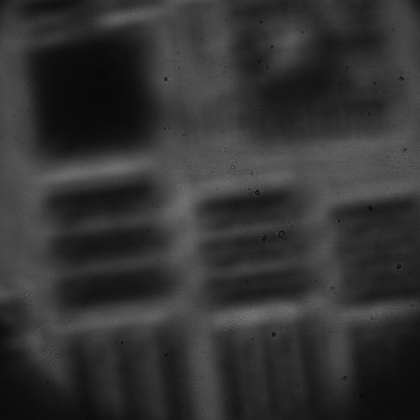
%> input picture Algorithms/hol3..bmp (blue).tif, 420 x 420 px, shrunk from 1024 x 1024 before the run
$ octave full_process.m   (GNU Octave 9; MATLAB toolbox functions it lacks are replaced by stand-ins)
%> lines starting %> are read from the running program, lines starting %| are printed output that depends on the picture
### Algorithms/kreuzer3F.m
% FUNCTION TO RECONSTRUCT AN IN LINE HOLOGRAM WITH THE METHODOLOGY FROM THE
% J躌GEN KREUZER'S PATENT

function [K] = kreuzer3F(CH_m,z,L,lambda,deltax,deltaX,FC,str)

%Square pixels:
deltaY = deltaX;

%Matrix size
[row,~] = size(CH_m);

%Parameters
k = 2*pi/lambda;
W = deltax*row;

%Matriz coordinates
[X,Y] = meshgrid(1:row,1:row);

%Hologram origin coordinates
xo = -W/2;
yo = -W/2;

%Prepared Hologram, coordinates origin
xop = xo * L/sqrt(L^2 + xo^2);
yop = yo * L/sqrt(L^2 + yo^2);

%Pixel size for the prepared hologram
deltaxp = xop/(-row/2);
deltayp = deltaxp;

%Coordinates origin for the reconstruction plane
Yo = -deltaX*(row)/2 ;
Xo = -deltaX*(row)/2 ;

Xp = (deltax)*(X-row/2)*L./realsqrt(L.^2 + (deltax^2)*(X-row/2).^2 + (deltax^2)*(Y-row/2).^2);
Yp = (deltax)*(Y-row/2)*L./realsqrt(L.^2 + (deltax^2)*(X-row/2).^2 + (deltax^2)*(Y-row/2).^2);

%Search for prepared hologram if needed
current_folder = pwd;
file = strcat(current_folder,'\',str);

%Preparation of the hologram when neccesary
if exist(file,'file')==0

    %Prepare holo
    [CHp_m] = prepairholoF(CH_m,xop,yop,Xp,Yp);

%    save(str,'CHp_m');

else

    %load .mat file with the saved prepared hologram
    load(str);

end

%Multiply prepared hologram with propagation phase

Rp = sqrt((L^2)-(deltaxp*X+xop).^2-(deltayp*Y+yop).^2);
r = sqrt((deltaX^2)*((X-row/2).^2+(Y-row/2).^2) + (z)^2);
CHp_m = CHp_m.*((L./Rp).^4).*exp(-0.5*1i*k*(r.^2 - 2*z*L).*Rp./(L^2));
    %%.*exp(0.125*1i*k*((L^2)./Rp).*((r.^2 - 2*z*L).*(Rp./(L^2)).^2).^2);...
    %%.*exp(-(3/48)*1i*k*((L^2)./Rp).*((r.^2 - 2*z*L).*(Rp./(L^2)).^2).^3)...
    %%.*exp((15/384)*1i*k*((L^2)./Rp).*((r.^2 - 2*z*L).*(Rp./(L^2)).^2).^4);

%Padding constant value
pad = row/2;

%Padding on the cosine rowlter
FC = padarray(FC,[pad pad]);

%Convolution operation
%First transform
T1 = CHp_m.*exp((1i*k/(2*L))*( 2*Xo*X*deltaxp + 2*Yo*Y*deltayp + (X).^2*deltaxp*deltaX + (Y).^2*deltayp*deltaY));
T1 = padarray(T1,[pad pad]);
T1 = fftshift(fft2(fftshift(T1.*FC)));

%Second transform
T2 = exp(-1i*(k/(2*L))*((X-row/2).^2*deltaxp*deltaX + (Y-row/2).^2*deltayp*deltaY));
T2 = padarray(T2,[pad pad]);
T2 = fftshift(fft2(fftshift(T2.*FC)));

%Third transform
K = ifftshift(ifftn(ifftshift(T2.*T1)));
K = K(pad+1:pad+row,pad+1:pad+row);

%Multiply by aditional terms after the propagation
% K = K.*deltaxp.*deltayp.*(exp(sqrt(-1)*(k/L)*((Xo+X*deltaX).*xop+(Yo+Y*deltaY).*yop)))...
%     .*exp(sqrt(-1)*(0.5*k/L)*((X-0*row/2).^2*deltaxp*deltaX + (Y-0*row/2).^2*deltayp*deltaY));

### Algorithms/prepairholoF.m
% USER FUNCTION TO PREPARE THE HOLOGRAM USING NEAREST NEIGHBOOR INTERPOLATION
% STRATEGY

function [CHp_m] = prepairholoF(CH_m,xop,yop,Xp,Yp)

[row,~] = size(CH_m);

%New coordinates measured in units of the -2*xop/(row) pixel size
Xcoord = (Xp - xop)/(-2*xop/(row));
Ycoord = (Yp - yop)/(-2*xop/(row));

%Find lowest integer
iXcoord = floor(Xcoord);
iYcoord = floor(Ycoord);

%Assure there isn't null pixel positions
iXcoord(iXcoord==0) = 1;
iYcoord(iYcoord==0) = 1;

% Calculate the fractioning for interpolation
x1frac = (iXcoord + 1.0)-Xcoord;                %upper value to integer
x2frac = 1.0-x1frac;                            %lower value to integer
y1frac = (iYcoord + 1.0)-Ycoord;
y2frac = 1.0-y1frac;

x1y1 = x1frac.*y1frac;                          %Corresponding pixel areas for each direction
x1y2 = x1frac.*y2frac;
x2y1 = x2frac.*y1frac;
x2y2 = x2frac.*y2frac;

%Pre-allocate the prepared hologram
CHp_m = zeros(row);

%Prepare hologram (preparation1 - every pixel remapping)
for it = 1:row-1
    for jt = 1:row-1

        CHp_m(iYcoord(it,jt),iXcoord(it,jt)) = CHp_m(iYcoord(it,jt),iXcoord(it,jt)) + (x1y1(it,jt))*CH_m(it,jt);
        CHp_m(iYcoord(it,jt),iXcoord(it,jt)+1) =  CHp_m(iYcoord(it,jt),iXcoord(it,jt)+1) + (x2y1(it,jt))*CH_m(it,jt);
        CHp_m(iYcoord(it,jt)+1,iXcoord(it,jt)) = CHp_m(iYcoord(it,jt)+1,iXcoord(it,jt)) + (x1y2(it,jt))*CH_m(it,jt);
        CHp_m(iYcoord(it,jt)+1,iXcoord(it,jt)+1) = CHp_m(iYcoord(it,jt)+1,iXcoord(it,jt)+1) + (x2y2(it,jt))*CH_m(it,jt);

    end
end

### Algorithms/filtcosenoF.m
%FUNCI覰 PARA CREAR FILTRO COSENO
%
%ENTRADAS:par->par: Par醡etro de tama駉
%           fi-> tama駉 de la matriz
%           num_fig(Opcional) -> n鷐ero de la figura en que se quiere se
%           represente el filtro
%SALIDAS:FC->MAtriz reescalada de 0 a 1 del filtro
%
%EJO: [FC] = filtcosenoF(2,1024,1)
%

function [FC] = filtcosenoF(par,fi,num_fig)

%Coordenadas
[Xfc,Yfc]=meshgrid(linspace(-fi/2,fi/2,fi),linspace(fi/2,-fi/2,fi));

% Normalizar cooredenadas en intervalo (-pi, pi) y crear filtros en
% direcci髇 horizontal y vertical
FC1 = cos(Xfc*(pi/par)*(1/max(max(Xfc))))^2;
FC2 = cos(Yfc*(pi/par)*(1/max(max(Yfc))))^2;

%Intersectar ambas direcciones
FC = (FC1>0).*(FC1).*(FC2>0).*(FC2);

%Re-escalar de 0 a 1
FC = FC/max(max(FC));

if nargin == 3
    %Representar
    imagescp(num_fig,FC)
end

### Algorithms/full_process.m
%% Docstring

% This code reconstructs a DHLM hologram via the Kreuzer patent's method
% and the angular spectrum method.

% Inputs:
%  + image_name = name of the image file to reconstruct, and its reference
%  hologram
%

% Carlos Trujillo.
% 2022 EAFIT University

clear all
close all

%% DLHM Hologram loading and reconstruction (Kreuzer's method, asuming spherical illumination)

% Sample info loading (blue)
filename = 'hol3..bmp (blue).tif';
holo=double(imread(filename));
%> holo: size 420x420 double; min 8, max 116, mean 51; mean of the top-left, top-right, bottom-left and bottom-right quarters 50.4, 58.2, 49.9, 45.5
[fi,co] = size(holo);
%> fi = 420; co = 420

filename = 'ref3.bmp (blue).tif';
ref=double(imread(filename));
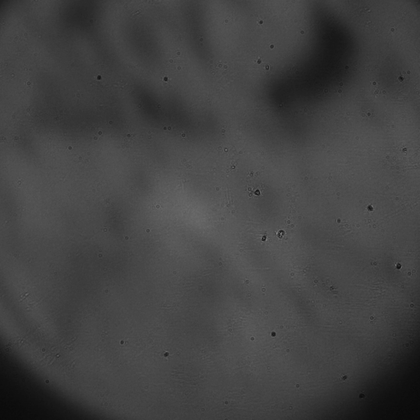
%> input picture Algorithms/ref3.bmp (blue).tif, 420 x 420 px, shrunk from 1024 x 1024 before the run
%> ref: size 420x420 double; min 9, max 126, mean 66.6; mean of the top-left, top-right, bottom-left and bottom-right quarters 66.9, 66.6, 66.4, 66.4
holoContrast = holo - ref;
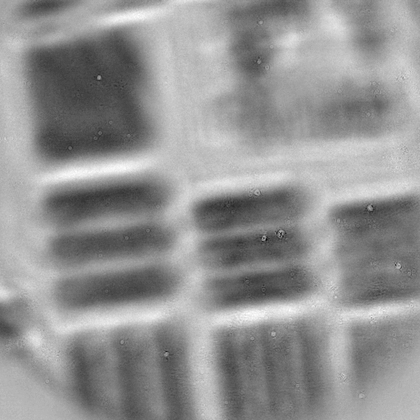
%> holoContrast: size 420x420 double; min -81, max 32, mean -15.6; drawn with min black and max white

% Geometrical parameters
z_rec = 2e-3;
L = 15e-3;
dx = 3.45e-6; %This value needs to be checked again.
lambda = 457e-9;

%Let's find the best compensated phase reconstruction
for z_rec = 1e-3:0.1e-3:3e-3
%> the run ends on the next line
    [K, fi, dX] = reconstruct(holoContrast,z_rec,L,lambda,dx);
% [64 lines not run here, left out]
function [ K, fi, dX ] = reconstruct( hologram,z,L,lambda,dx )

    [fi,co] = size(hologram);

    %cosenus filter creation
    [FC] = filtcosenoF(100,fi);

    %pixel size at reconstruction plance
    dX = (z)*dx/L;%um

    %Reconstruct
    tic
    K = kreuzer3F(hologram,z,L,lambda,dx,dX,FC,'save');
    toc

    %intensity and phase calculation
    Am = abs(K);
    In = (abs(K)).^2;
    Ph = angle(K);

    %Rendering
    %figure('WindowState','maximized'),imagesc(In),colormap(gray),title([num2str(z*1e3),' mm rec In']),daspect([1 1 1])
    %figure('WindowState','maximized'),imagesc(Ph),colormap(gray),title([num2str(z*1e3),' mm rec Phase']),daspect([1 1 1])

end
